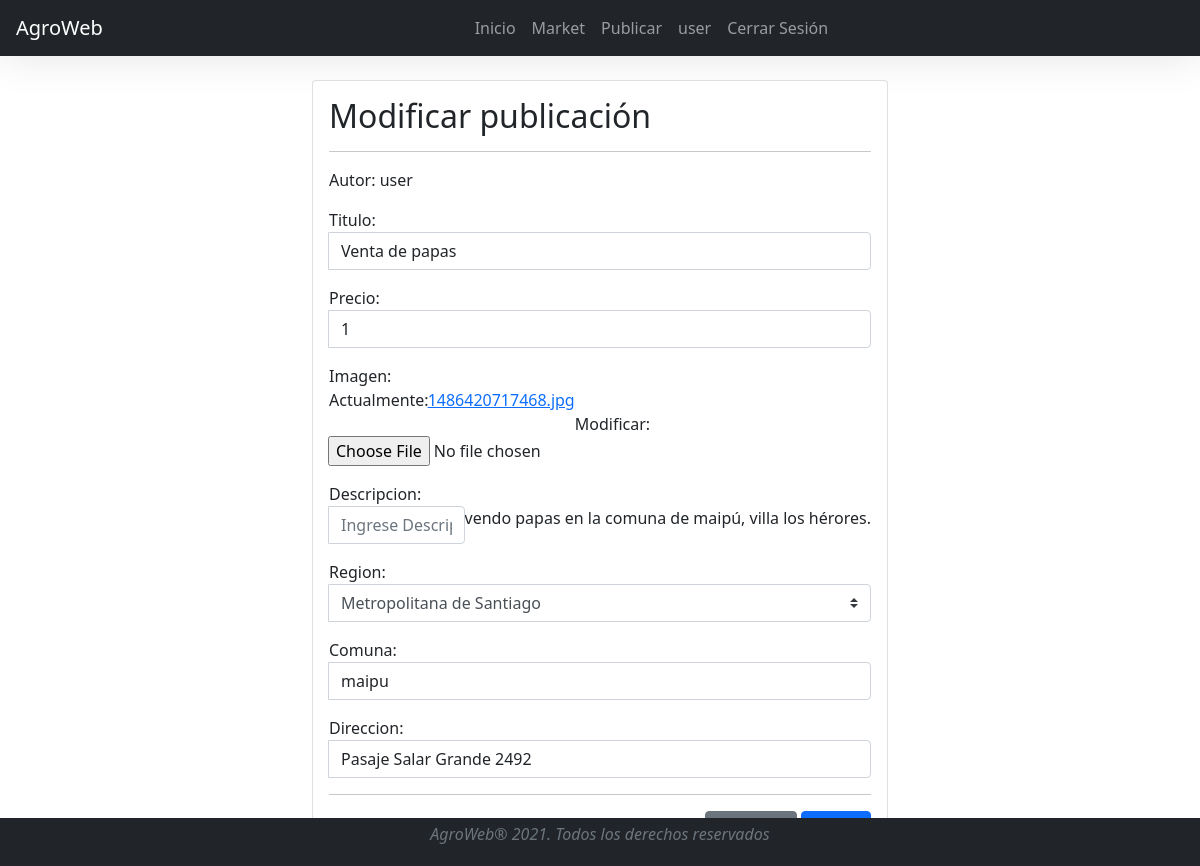
The app's page /modificar-publicacion/1/ (signed in), older data.
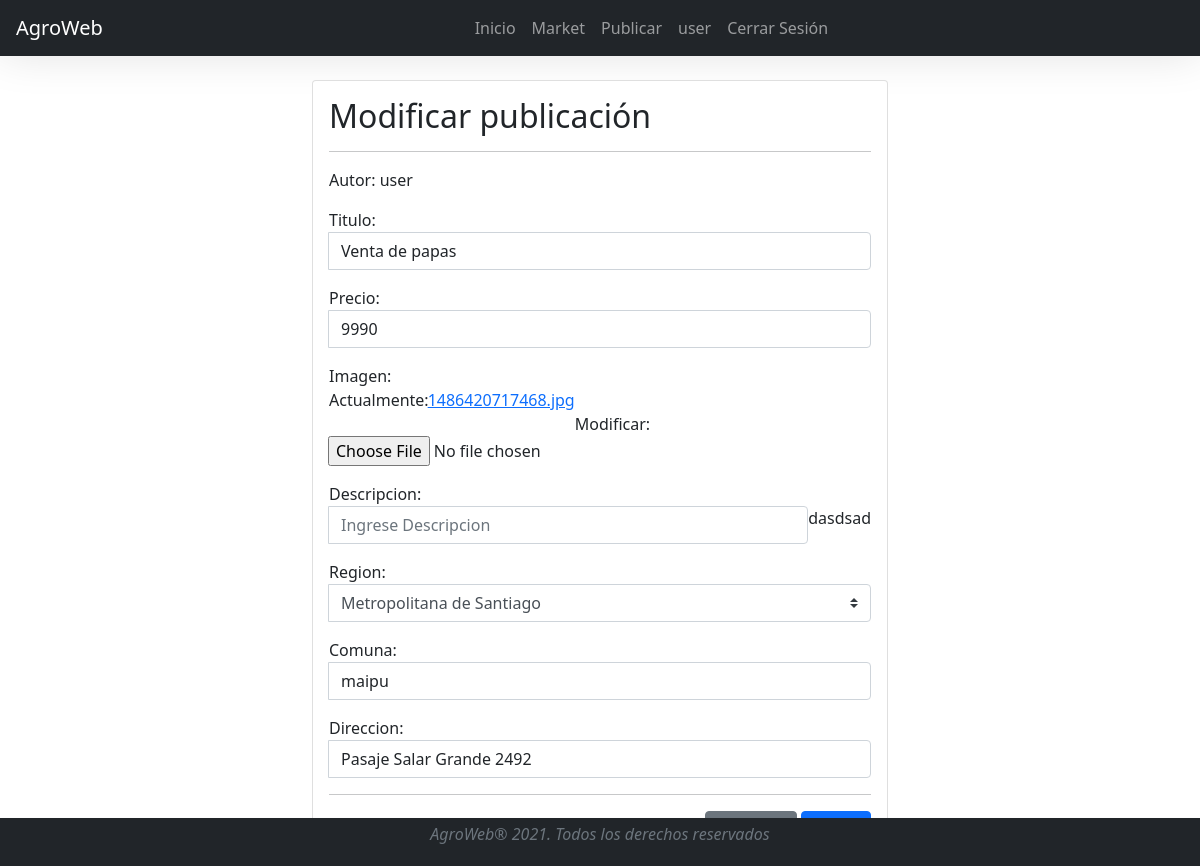
The same page, newer data.
### web/models.py (models this page shows, shortened)
class Post(models.Model):
    autor = models.CharField(max_length=200)
    titulo = models.CharField(max_length=200)
    precio = models.IntegerField()
    imagen = models.ImageField(null=True)
    descripcion = models.TextField()
    regiones = (
        ('I', 'Arica y Parinacota'),
        ('II', 'Antofagasta'),
        ('III', 'Atacama y Coquimbo'),
        ('IV', 'Valparaíso'),
        ('V', '	OHiggins'),
        ('VI', 'Maule'),
        ('VII', 'Biobío'),
        ('VIII', 'La Araucanía'),
        ('IX', 'Los Ríos y Los Lagos'),
        ('X', 'Los Lagos y Aysén'),
        ('XI', 'Magallanes'),
        ('RM', 'Metropolitana de Santiago'),
    )
    region = models.CharField(max_length=4,choices=regiones, blank=True, default='RM', help_text='Región')
    comuna = models.CharField(max_length=50,null=True)
    direccion = models.CharField(max_length=50,null=True)
    created_date = models.DateTimeField(
            default=timezone.now)
    estado_publicacion = (
        ('a', 'Disponible'),
        ('b', 'Agotado'),
        ('c', 'Pausada'),
        ('d', 'No disponible'),
    )
    status = models.CharField(max_length=1, choices=estado_publicacion, blank=True, default='a', help_text='Disponibilidad')

### web/views.py (the view)
# urls.py: path('modificar-publicacion/<id>/',views.modificar_publicacion,name='modificar_publicacion'),
def modificar_publicacion(request,id):
    post = get_object_or_404(Post, id=id)
    data = {
        'form': PostForm(instance=post)
    }
    if request.method == 'POST':
        formulario = PostForm(data=request.POST, instance=post,files=request.FILES)
        if formulario.is_valid():
            formulario.save()
            return redirect(to='listar_publicaciones')
        data['form'] = formulario
    return render(request, 'web/editar_publicacion.html',data)

### web/forms.py
class PostForm(forms.ModelForm):
    class Meta:
        model = Post
        fields = ['autor','titulo','precio','imagen','descripcion','region','comuna','direccion']

### web/templates/web/editar_publicacion.html (shortened to what this page needs)
{% extends 'web/base.html' %}
{% block content %}
{% load crispy_forms_tags %}
    <head>
    </head>
    <body>
      {% if user.is_authenticated %}
          <div class="row">
            <div class="col-12 col-md-6 offset-md-3">
              <div class="card">
                <div class="card-body">
                  <h2>Modificar publicación</h2>
                  <hr>
                  <form action="" method="post" enctype="multipart/form-data">
                  <div class="input-group mb-3">
                    <span class="input-group">Autor: {{ user.get_username }} </span>
                  </div>
                  <div class="input-group mb-3">
                    <span class="input-group">Titulo: </span>
                    <input type="text" class="form-control" placeholder="Ingrese Titulo" {{ form.titulo }}
                  </div>
                  <div class="input-group mb-3">
                    <span class="input-group">Precio: </span>
                    <input type="number" class="form-control" placeholder="Ingrese Precio" {{ form.precio }}
                  </div>
                  <div class="input-group mb-3">
                    <span class="input-group">Imagen: </span>
                    {{ form.imagen }}
                  </div>
                  <div class="input-group mb-3">
                    <span class="input-group">Descripcion: </span>
                    <input type="text" class="form-control" placeholder="Ingrese Descripcion" {{ form.descripcion }}
                  </div>
                  <div class="input-group mb-3">
                    <span class="input-group">Region: </span>
                    <select class="custom-select">
                     <option {{ form.region }}
                  </div>
                  <div class="input-group mb-3">
                    <span class="input-group">Comuna: </span>
                    <input type="text" class="form-control" placeholder="Ingrese Comuna" {{ form.comuna }}
                  </div>
                  <div class="input-group mb-3">
                    <span class="input-group">Direccion: </span>
                    <input type="text" class="form-control" placeholder="Ingrese Direccion" {{ form.direccion }}
                  </div>
                  <hr>
                  <div class="d-flex justify-content-end">
                </div>
              </form>
            </div>
          </div>
        </div>
      </div>
      {% else %}
        <h1>Debes ingresar para publicar un producto, hazlo <a href="accounts/login">Aquí</a> o también puedes <a href="{% url 'register' %}">Registrarte</a></h1>
      {% endif %}
    </body>
{% endblock %}

Row changes from the older to the newer data that the page shows:
changed Post "Metropolitana de Santiago": descripcion "vendo papas en la comuna de maipú, villa los hérores." → "dasdsad"
Text that changed along with them:
form field precio: "1" → "9990"
